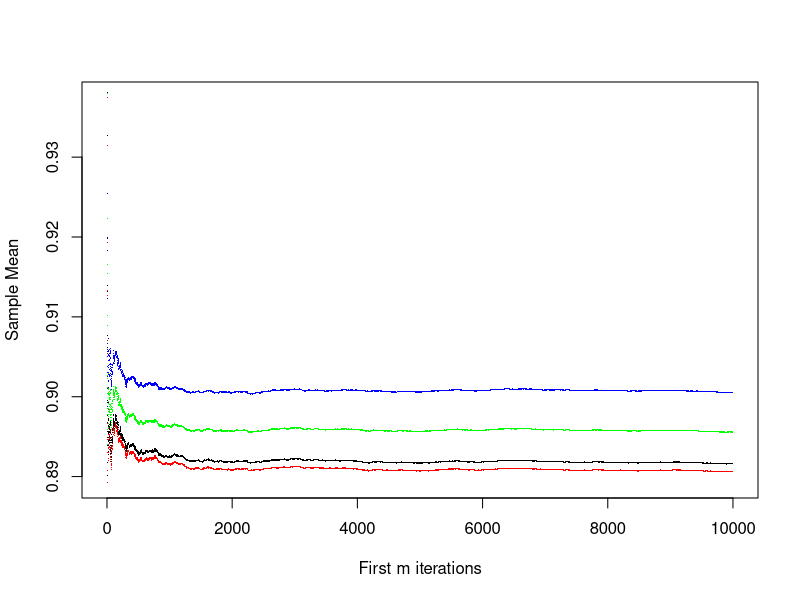

The R source for this figure:
## Homework 1 Question 1
##
## Author: Zachary G. Lacey
## Email: zlacey@g.ucla.edu
## Date: September 24th, 2021
## 
## Course: STAT 202A - Statistics Programming
## Assignment: Homework 1
## Due Date: October 6th, 2021 (Wednesday), 2:00 PM PST
##
## Question 1
##

## 1. Assessing estimates of the 90th percentile of 100 independent, 
##    identically-distributed (iid) uniform (0, 1) random variables. 
##
##    The R function quantile() implements a somewhat complex interpolation 
##    method in order to estimate a particular quantile, such as the 90th 
##    percentile. We will compare the estimate in quantile() with simpler 
##    estimates. 

## a. Write a function that takes as input a vector of length 100 and outputs
##    the 90th of the 100 values sorted from smallest to largest. Note that the 
##    input vector may not be sorted.

## Function that sorts the sample vector and returns the nth element of the 
## sorted vector. 
compute_n_sample <- function(sample_vector, n) {
  sorted_sample_vector <- sort(sample_vector)
  
  sorted_sample_vector[n]
}

## Function which returns the 90th element of the sorted vector.
compute_90th <- function(sample_vector) {
  compute_n_sample(sample_vector, 90)
}


## b. Write a function to find the 91st of the sorted vector of 100 values. 

## Function which returns the 91st element of the sorted vector.
compute_91st <- function(sample_vector) {
  compute_n_sample(sample_vector, 91)
}


## c. Write a function that outputs the average of the 90th and 91st of the 
##    sorted vector of 100 values.

## Function which returns the average of the 90th and 91st element of the 
## sorted vector.
compute_avg_90th_91st <- function(sample_90th_current_calculation, 
                                  sample_91st_current_calculation) {
  (sample_90th_current_calculation + sample_91st_current_calculation) / 2
}


## d. For each of your function in part a - c, as well as the function 
##    quantile(x, 0.9), do the following:
##
##    (i).   Generate 100 independent, identically-distributed (iid) uniform 
##           (0, 1) random variables, and calculate your estimates of the 90th
##           percentile. 
##
##    (ii).  Repeat step (i) 100,000 times.
##
##    (iii). Plot the sample mean of the first 'm' of your estimates, as a 
##           function of m.

n_iterations <- 100000

m_iterations <- 10000

computed_sample_data  <- matrix(nrow = 4, ncol = n_iterations)

iterations <- 1:n_iterations

compute_sample_n <- function(iterations_idx) {
  sample_iid_data <- runif(100)
  
  c1 <- compute_90th(sample_iid_data)
  c2 <- compute_91st(sample_iid_data)
  c3 <- compute_avg_90th_91st(c1, c2)
  c4 <- quantile(sample_iid_data, 0.9)
  
  return(c(c1, c2, c3, c4))
}

# Start the clock!
ptm <- proc.time()

computed_sample_data <- sapply(iterations, compute_sample_n)

# Stop the clock
proc.time() - ptm


sample_mean <- function(sample_vector, m) {
  m_index <- 1:m
  sum(sample_vector[m_index]) / m
}

sample_mean_90th_n <- vector("numeric", m_iterations)
sample_mean_91st_n <- vector("numeric", m_iterations)
sample_mean_90th_91st_n <- vector("numeric", m_iterations)
sample_mean_90th_quantile_n <- vector("numeric", m_iterations)


# Start the clock!
ptm <- proc.time()

for (iteration in 1:m_iterations) {
  sample_mean_90th_n[iteration] <- sample_mean(computed_sample_data[1, ],
                                               iteration)
  sample_mean_91st_n[iteration] <- sample_mean(computed_sample_data[2, ],
                                               iteration)
  sample_mean_90th_91st_n[iteration] <- sample_mean(computed_sample_data[3, ],
                                                    iteration)
  sample_mean_90th_quantile_n[iteration] <-
    sample_mean(computed_sample_data[4, ], iteration)
}

# Stop the clock
proc.time() - ptm


plot_sample_mean <- function(m_iter) {
  plot(1:m_iter, sample_mean_90th_n, pch=".", col="red", 
       xlab="First m iterations", ylab="Sample Mean")
  
  points(1:m_iter, sample_mean_91st_n, pch=".", col="blue")
  points(1:m_iter, sample_mean_90th_91st_n, pch=".", col="green")
  points(1:m_iter, sample_mean_90th_quantile_n, pch=".")
}

plot_sample_mean(m_iterations)


## e. Report the ultimate sample mean of your 100,000 estimates, for each of 
##    the four estimates. In 1-2 sentences, indicate which of the 4 estimates 
##    appears to be the best, and why.

print(c("Computed 90th of Sorted:",
        sample_mean(computed_sample_data[1, ],
                    n_iterations)))
print(c("Computed 91st of Sorted:",
        sample_mean(computed_sample_data[2, ],
                    n_iterations)))
print(c("Computed Average 90th and 91st:",
        sample_mean(computed_sample_data[3, ],
                    n_iterations)))
print(c("Computed 90th from Quantile:",
        sample_mean(computed_sample_data[4, ],
                    n_iterations)))

print("Finished")